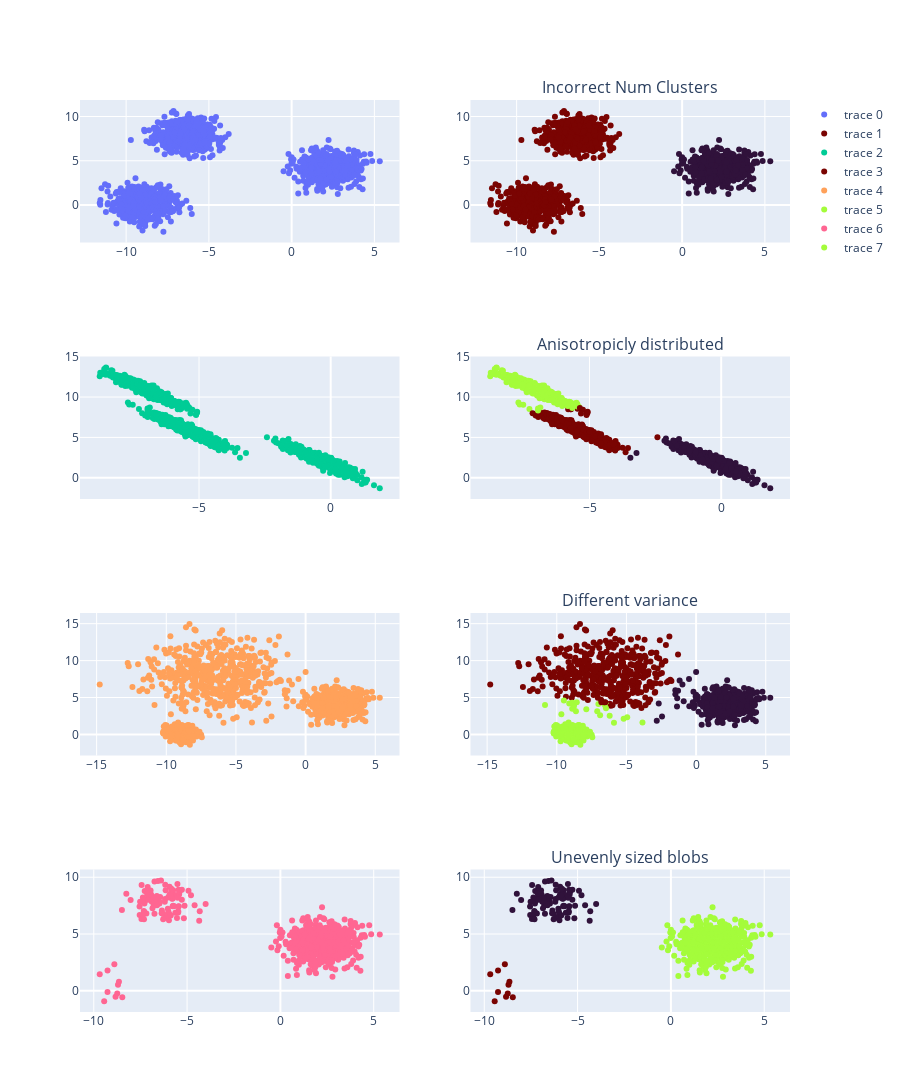

Here is the notebook cell this chart was saved with:
### Markdown cell above
<br/>

### Pros and Cons for Statistical Datasets

||Pros|Cons|
|---|---|---|
|1|Relatively simple to implement|Choosing _k_ manually|
|2|Scales to large data sets|Being dependent on initial values|
|3|Guarantees convergence|Clustering data of varying sizes and density|
|4|Can warm-start the positions of centroids|Clustering outliers|
|5|Easily adapts to new examples|Scaling with number of dimensions|

### Code cell
random_state = 768
n_samples = 1500


fig = make_subplots(
    rows=4,
    cols=2,
    subplot_titles=(
        "",
        "Incorrect Num Clusters",
        "",
        "Anisotropicly distributed",
        "",
        "Different variance",
        "",
        "Unevenly sized blobs",
    ),
)


x1, y1 = make_blobs(n_samples=n_samples, random_state=random_state)
fig.add_trace(go.Scatter(x=x1[:, 0], y=x1[:, 1], mode="markers"), row=1, col=1)

y_pred = KMeans(n_clusters=2, random_state=random_state).fit_predict(x1)
fig.add_trace(
    go.Scatter(
        x=x1[:, 0],
        y=x1[:, 1],
        mode="markers",
        marker=dict(color=y_pred, colorscale="Turbo"),
    ),
    row=1,
    col=2,
)

transformation = [[0.60, -0.65], [-0.40, 0.85]]
x2 = np.dot(x1, transformation)
fig.add_trace(go.Scatter(x=x2[:, 0], y=x2[:, 1], mode="markers"), row=2, col=1)

y_pred = KMeans(n_clusters=3, random_state=random_state).fit_predict(x2)
fig.add_trace(
    go.Scatter(
        x=x2[:, 0],
        y=x2[:, 1],
        mode="markers",
        marker=dict(color=y_pred, colorscale="Turbo"),
    ),
    row=2,
    col=2,
)

x3, _ = make_blobs(
    n_samples=n_samples, random_state=random_state, cluster_std=[1.0, 2.5, 0.5]
)
fig.add_trace(go.Scatter(x=x3[:, 0], y=x3[:, 1], mode="markers"), row=3, col=1)

y_pred = KMeans(n_clusters=3, random_state=random_state).fit_predict(x3)
fig.add_trace(
    go.Scatter(
        x=x3[:, 0],
        y=x3[:, 1],
        mode="markers",
        marker=dict(color=y_pred, colorscale="Turbo"),
    ),
    row=3,
    col=2,
)


x4 = np.vstack((x1[y1 == 0][:500], x1[y1 == 1][:100], x1[y1 == 2][:10]))
fig.add_trace(go.Scatter(x=x4[:, 0], y=x4[:, 1], mode="markers"), row=4, col=1)

y_pred = KMeans(n_clusters=3, random_state=random_state).fit_predict(x4)
fig.add_trace(
    go.Scatter(
        x=x4[:, 0],
        y=x4[:, 1],
        mode="markers",
        marker=dict(color=y_pred, colorscale="Turbo"),
    ),
    row=4,
    col=2,
)


fig.update_layout(height=1600)

fig.show()

### Figure 1 — Plotly figure (JSON) as saved in the notebook; plotly's stock layout.template omitted (floating-point values rounded to 4 significant figures; data arrays with more than 128 entries replaced by an {"elided": "..."} marker saying what was removed)
{"data": [{"mode": "markers", "type": "scatter", "x": {"elided": "1500 float values"}, "xaxis": "x", "y": {"elided": "1500 float values"}, "yaxis": "y"}, {"marker": {"color": {"elided": "1500 int values"}, "colorscale": [[0, "#30123b"], [0.07143, "#4145ab"], [0.1429, "#4675ed"], [0.2143, "#39a2fc"], [0.2857, "#1bcfd4"], [0.3571, "#24eca6"], [0.4286, "#61fc6c"], [0.5, "#a4fc3b"], [0.5714, "#d1e834"], [0.6429, "#f3c63a"], [0.7143, "#fe9b2d"], [0.7857, "#f36315"], [0.8571, "#d93806"], [0.9286, "#b11901"], [1, "#7a0402"]]}, "mode": "markers", "type": "scatter", "x": {"elided": "1500 float values"}, "xaxis": "x2", "y": {"elided": "1500 float values"}, "yaxis": "y2"}, {"mode": "markers", "type": "scatter", "x": {"elided": "1500 float values"}, "xaxis": "x3", "y": {"elided": "1500 float values"}, "yaxis": "y3"}, {"marker": {"color": {"elided": "1500 int values"}, "colorscale": [[0, "#30123b"], [0.07143, "#4145ab"], [0.1429, "#4675ed"], [0.2143, "#39a2fc"], [0.2857, "#1bcfd4"], [0.3571, "#24eca6"], [0.4286, "#61fc6c"], [0.5, "#a4fc3b"], [0.5714, "#d1e834"], [0.6429, "#f3c63a"], [0.7143, "#fe9b2d"], [0.7857, "#f36315"], [0.8571, "#d93806"], [0.9286, "#b11901"], [1, "#7a0402"]]}, "mode": "markers", "type": "scatter", "x": {"elided": "1500 float values"}, "xaxis": "x4", "y": {"elided": "1500 float values"}, "yaxis": "y4"}, {"mode": "markers", "type": "scatter", "x": {"elided": "1500 float values"}, "xaxis": "x5", "y": {"elided": "1500 float values"}, "yaxis": "y5"}, {"marker": {"color": {"elided": "1500 int values"}, "colorscale": [[0, "#30123b"], [0.07143, "#4145ab"], [0.1429, "#4675ed"], [0.2143, "#39a2fc"], [0.2857, "#1bcfd4"], [0.3571, "#24eca6"], [0.4286, "#61fc6c"], [0.5, "#a4fc3b"], [0.5714, "#d1e834"], [0.6429, "#f3c63a"], [0.7143, "#fe9b2d"], [0.7857, "#f36315"], [0.8571, "#d93806"], [0.9286, "#b11901"], [1, "#7a0402"]]}, "mode": "markers", "type": "scatter", "x": {"elided": "1500 float values"}, "xaxis": "x6", "y": {"elided": "1500 float values"}, "yaxis": "y6"}, {"mode": "markers", "type": "scatter", "x": {"elided": "610 float values"}, "xaxis": "x7", "y": {"elided": "610 float values"}, "yaxis": "y7"}, {"marker": {"color": {"elided": "610 int values"}, "colorscale": [[0, "#30123b"], [0.07143, "#4145ab"], [0.1429, "#4675ed"], [0.2143, "#39a2fc"], [0.2857, "#1bcfd4"], [0.3571, "#24eca6"], [0.4286, "#61fc6c"], [0.5, "#a4fc3b"], [0.5714, "#d1e834"], [0.6429, "#f3c63a"], [0.7143, "#fe9b2d"], [0.7857, "#f36315"], [0.8571, "#d93806"], [0.9286, "#b11901"], [1, "#7a0402"]]}, "mode": "markers", "type": "scatter", "x": {"elided": "610 float values"}, "xaxis": "x8", "y": {"elided": "610 float values"}, "yaxis": "y8"}], "layout": {"annotations": [{"font": {"size": 16}, "showarrow": false, "text": "Incorrect Num Clusters", "x": 0.775, "xanchor": "center", "xref": "paper", "y": 1, "yanchor": "bottom", "yref": "paper"}, {"font": {"size": 16}, "showarrow": false, "text": "Anisotropicly distributed", "x": 0.775, "xanchor": "center", "xref": "paper", "y": 0.7188, "yanchor": "bottom", "yref": "paper"}, {"font": {"size": 16}, "showarrow": false, "text": "Different variance", "x": 0.775, "xanchor": "center", "xref": "paper", "y": 0.4375, "yanchor": "bottom", "yref": "paper"}, {"font": {"size": 16}, "showarrow": false, "text": "Unevenly sized blobs", "x": 0.775, "xanchor": "center", "xref": "paper", "y": 0.1562, "yanchor": "bottom", "yref": "paper"}], "height": 1600, "xaxis": {"anchor": "y", "domain": [0, 0.45]}, "xaxis2": {"anchor": "y2", "domain": [0.55, 1]}, "xaxis3": {"anchor": "y3", "domain": [0, 0.45]}, "xaxis4": {"anchor": "y4", "domain": [0.55, 1]}, "xaxis5": {"anchor": "y5", "domain": [0, 0.45]}, "xaxis6": {"anchor": "y6", "domain": [0.55, 1]}, "xaxis7": {"anchor": "y7", "domain": [0, 0.45]}, "xaxis8": {"anchor": "y8", "domain": [0.55, 1]}, "yaxis": {"anchor": "x", "domain": [0.8438, 1]}, "yaxis2": {"anchor": "x2", "domain": [0.8438, 1]}, "yaxis3": {"anchor": "x3", "domain": [0.5625, 0.7188]}, "yaxis4": {"anchor": "x4", "domain": [0.5625, 0.7188]}, "yaxis5": {"anchor": "x5", "domain": [0.2812, 0.4375]}, "yaxis6": {"anchor": "x6", "domain": [0.2812, 0.4375]}, "yaxis7": {"anchor": "x7", "domain": [0, 0.1562]}, "yaxis8": {"anchor": "x8", "domain": [0, 0.1562]}}}
